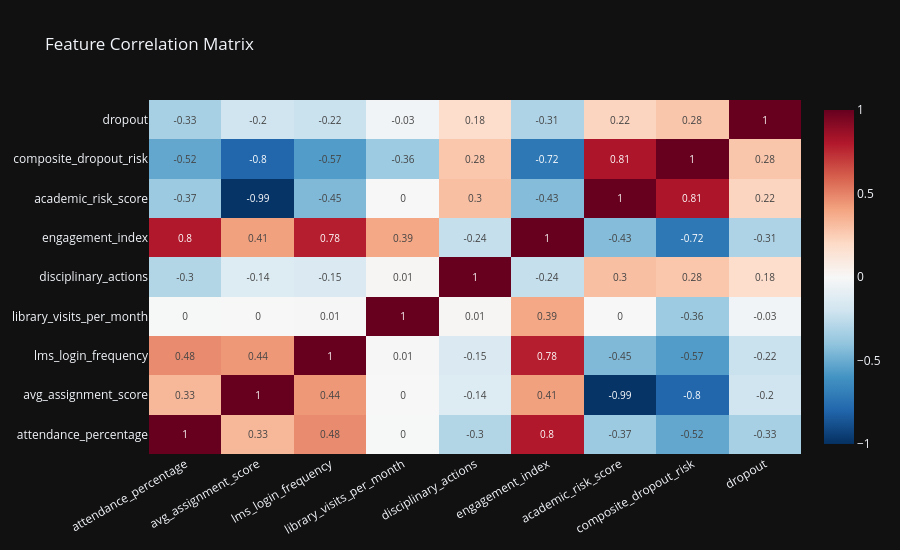

The notebook cell this image was saved under:
### Code cell
# Correlation heatmap
corr_cols = ['attendance_percentage', 'avg_assignment_score', 'lms_login_frequency',
             'library_visits_per_month', 'disciplinary_actions',
             'engagement_index', 'academic_risk_score', 'composite_dropout_risk', 'dropout']
corr = df[corr_cols].corr()
fig = go.Figure(go.Heatmap(
    z=corr.values, x=corr.columns, y=corr.columns,
    colorscale='RdBu_r', zmid=0,
    text=corr.values.round(2), texttemplate='%{text}',
    textfont={'size': 10}
))
fig.update_layout(template='plotly_dark', height=550, title='Feature Correlation Matrix',
                  xaxis={'tickangle': -30})
fig.show()

### Figure 1 — Plotly figure (JSON) as saved in the notebook; plotly's stock layout.template omitted (floating-point values rounded to 4 significant figures)
{"data": [{"colorscale": [[0, "rgb(5,48,97)"], [0.1, "rgb(33,102,172)"], [0.2, "rgb(67,147,195)"], [0.3, "rgb(146,197,222)"], [0.4, "rgb(209,229,240)"], [0.5, "rgb(247,247,247)"], [0.6, "rgb(253,219,199)"], [0.7, "rgb(244,165,130)"], [0.8, "rgb(214,96,77)"], [0.9, "rgb(178,24,43)"], [1, "rgb(103,0,31)"]], "text": [[1, 0.33, 0.48, 0, -0.3, 0.8, -0.37, -0.52, -0.33], [0.33, 1, 0.44, 0, -0.14, 0.41, -0.99, -0.8, -0.2], [0.48, 0.44, 1, 0.01, -0.15, 0.78, -0.45, -0.57, -0.22], [0, 0, 0.01, 1, 0.01, 0.39, 0, -0.36, -0.03], [-0.3, -0.14, -0.15, 0.01, 1, -0.24, 0.3, 0.28, 0.18], [0.8, 0.41, 0.78, 0.39, -0.24, 1, -0.43, -0.72, -0.31], [-0.37, -0.99, -0.45, 0, 0.3, -0.43, 1, 0.81, 0.22], [-0.52, -0.8, -0.57, -0.36, 0.28, -0.72, 0.81, 1, 0.28], [-0.33, -0.2, -0.22, -0.03, 0.18, -0.31, 0.22, 0.28, 1]], "textfont": {"size": 10}, "texttemplate": "%{text}", "type": "heatmap", "x": ["attendance_percentage", "avg_assignment_score", "lms_login_frequency", "library_visits_per_month", "disciplinary_actions", "engagement_index", "academic_risk_score", "composite_dropout_risk", "dropout"], "y": ["attendance_percentage", "avg_assignment_score", "lms_login_frequency", "library_visits_per_month", "disciplinary_actions", "engagement_index", "academic_risk_score", "composite_dropout_risk", "dropout"], "z": [[1, 0.3307, 0.4766, -0.00397, -0.2963, 0.7999, -0.3685, -0.5195, -0.3326], [0.3307, 1, 0.4376, 0.0006969, -0.137, 0.4102, -0.9852, -0.7966, -0.1977], [0.4766, 0.4376, 1, 0.005464, -0.1497, 0.7841, -0.4463, -0.5657, -0.2223], [-0.00397, 0.0006969, 0.005464, 1, 0.01117, 0.3882, 0.001492, -0.364, -0.03097], [-0.2963, -0.137, -0.1497, 0.01117, 1, -0.2375, 0.304, 0.2776, 0.184], [0.7999, 0.4102, 0.7841, 0.3882, -0.2375, 1, -0.4348, -0.722, -0.3116], [-0.3685, -0.9852, -0.4463, 0.001492, 0.304, -0.4348, 1, 0.8137, 0.2206], [-0.5195, -0.7966, -0.5657, -0.364, 0.2776, -0.722, 0.8137, 1, 0.2813], [-0.3326, -0.1977, -0.2223, -0.03097, 0.184, -0.3116, 0.2206, 0.2813, 1]], "zmid": 0}], "layout": {"height": 550, "title": {"text": "Feature Correlation Matrix"}, "xaxis": {"tickangle": -30}}}
